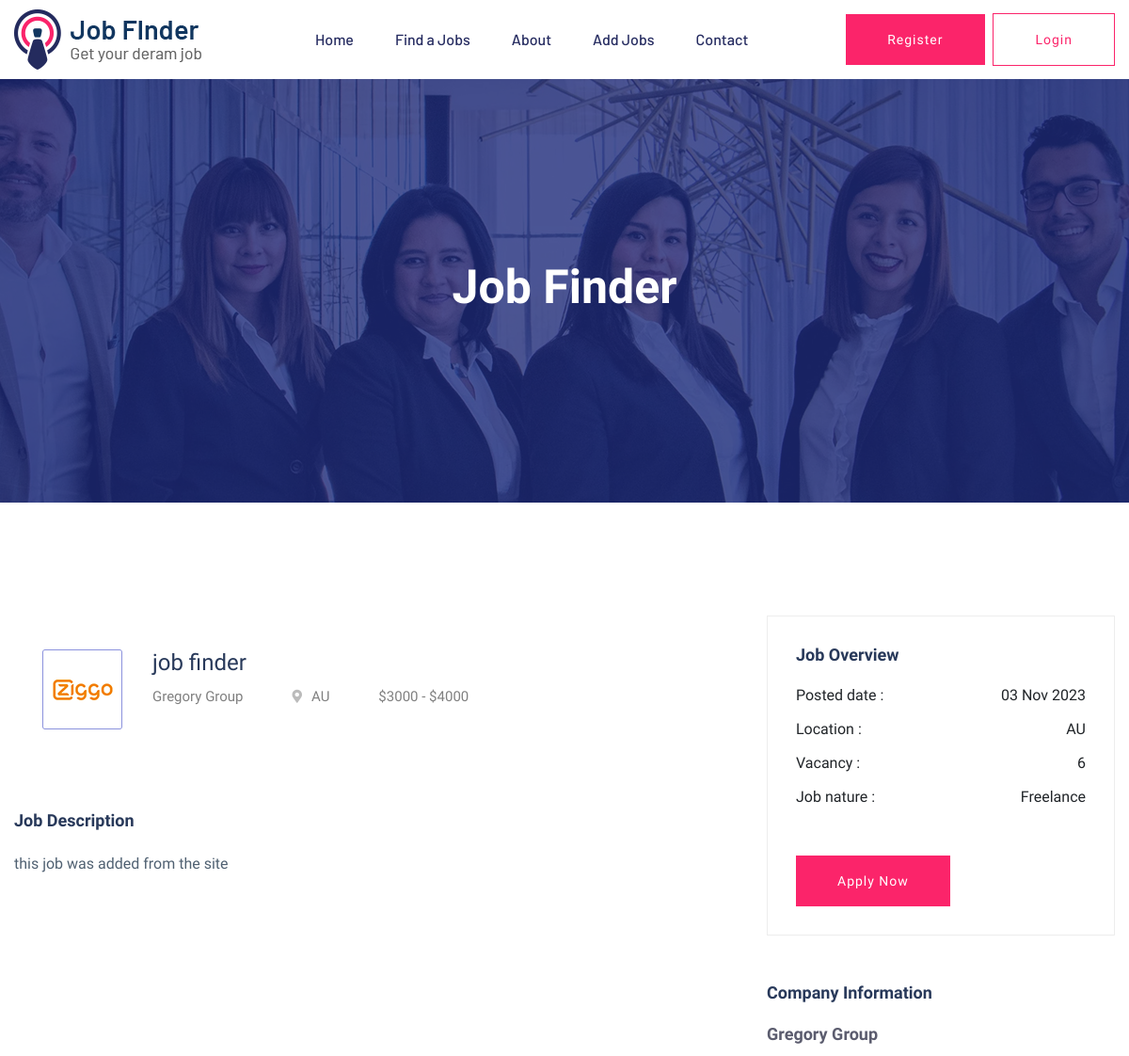
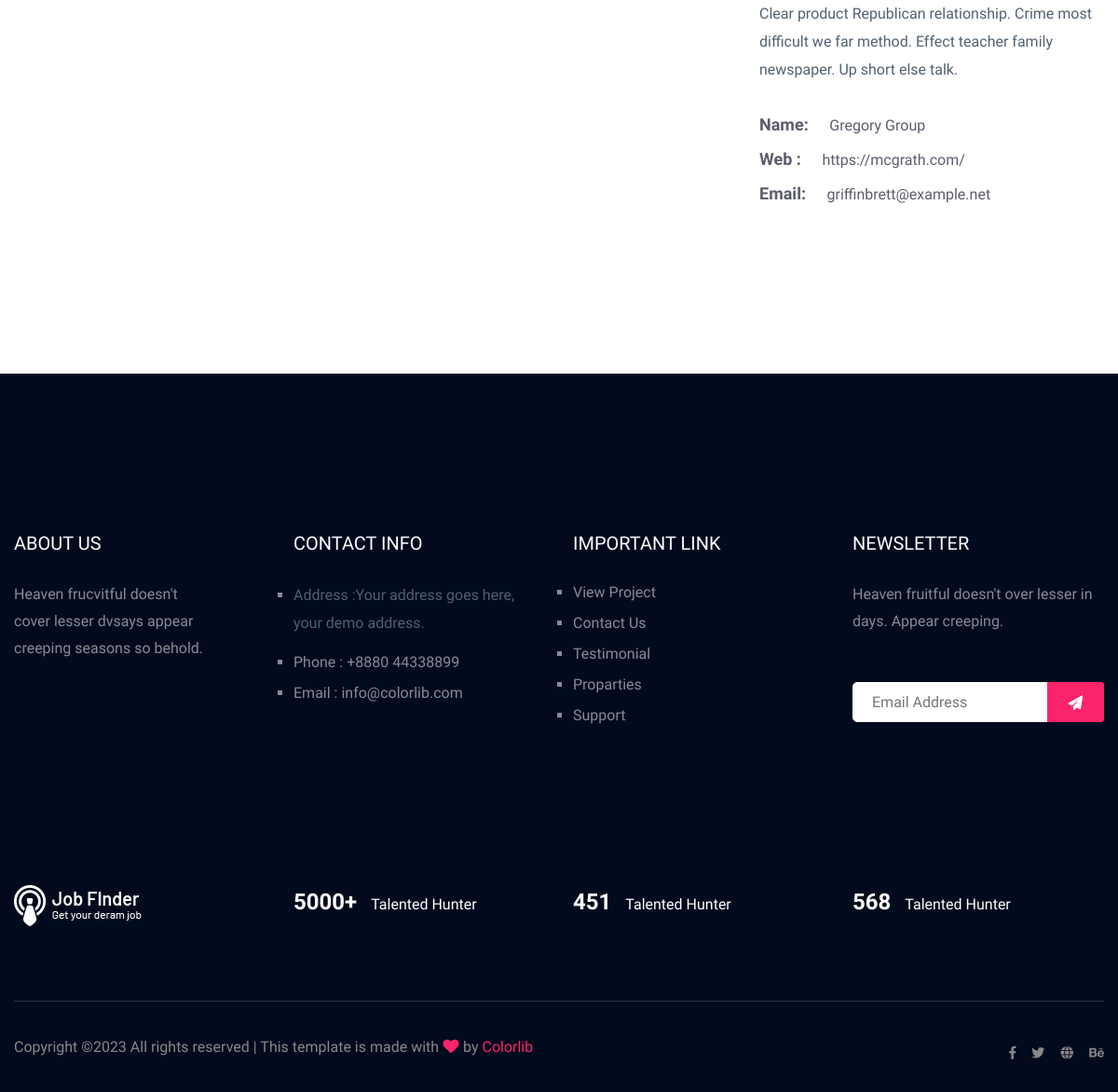
The app's page /jobs/job-finder with its own data (2 pictures, top to bottom).
### job/models.py (models this page shows, shortened)
class Job(models.Model):
    title = models.CharField(max_length=120)
    location = CountryField()
    company = models.ForeignKey('Company' , on_delete= models.SET_NULL,null=True,blank=True , related_name='job_company')
    created_at = models.DateTimeField(default=timezone.now)
    salary_start = models.IntegerField()
    salary_end = models.IntegerField()
    description = models.TextField(max_length=20000)
    vacancy = models.IntegerField()
    job_type = models.CharField(choices=JOB_TYPE , max_length=10)
    experience = models.IntegerField()
    category = models.ForeignKey('Category' , on_delete=models.CASCADE , related_name= 'job_category')
    slug = models.SlugField(null=True,blank=True)
    def __str__(self):
        return self.title
    class Meta:
        ordering = ['-id']

class Company(models.Model):
    name = models.CharField(max_length=50)
    logo = models.ImageField(upload_to='company')
    subtitle = models.TextField(max_length=100)
    website = models.URLField()
    email = models.EmailField()
    def __str__(self):
        return self.name

### job/views.py (the view)
# urls.py: path('<slug:slug>', job_details),
def job_details(request , slug):
    job = Job.objects.get(slug=slug)
    return render (request, 'job/job_details.html',{'job':job})

### job/templates/job/job_details.html (shortened to what this page needs)
{% extends 'base.html' %}
{% load static %}
{% block body %}
        <main>
            <div class="slider-area ">
            <div class="single-slider section-overly slider-height2 d-flex align-items-center" data-background="{% static 'assets/img/hero/about.jpg' %}">
                <div class="container">
                    <div class="row">
                        <div class="col-xl-12">
                            <div class="hero-cap text-center">
                                <h2>{{job}}</h2>
                            </div>
                        </div>
                    </div>
                </div>
            </div>
            </div>
            <div class="job-post-company pt-120 pb-120">
                <div class="container">
                    <div class="row justify-content-between">
                        <div class="col-xl-7 col-lg-8">
                            <div class="single-job-items mb-50">
                                <div class="job-items">
                                    <div class="company-img company-img-details">
                                        <a href="#"><img src="{{job.company.logo.url}}" style="width:85px;height:85px;" alt=""></a>
                                    </div>
                                    <div class="job-tittle">
                                        <a href="#">
                                            <h4>{{job.title}}</h4>
                                        </a>
                                        <ul>
                                            <li>{{job.company}}</li>
                                            <li><i class="fas fa-map-marker-alt"></i>{{job.location}}</li>
                                            <li>${{job.salary_start}} - ${{job.salary_end}}</li>
                                        </ul>
                                    </div>
                                </div>
                            </div>
                            <div class="job-post-details">
                                <div class="post-details1 mb-50">
                                    <div class="small-section-tittle">
                                        <h4>Job Description</h4>
                                    </div>
                                    <p>{{job.description|safe}}</p>
                                </div>
                            </div>
                        </div>
                        <div class="col-xl-4 col-lg-4">
                            <div class="post-details3  mb-50">
                            <div class="small-section-tittle">
                                <h4>Job Overview</h4>
                            </div>
                            <ul>
                                <li>Posted date : <span>{{job.created_at|date:"d M o"}}</span></li>
                                <li>Location : <span>{{job.location}}</span></li>
                                <li>Vacancy : <span>{{job.vacancy}}</span></li>
                                <li>Job nature : <span>{{job.job_type}}</span></li>
                            </ul>
                            <div class="apply-btn2">
                                <a href="/jobs/{{job.slug}}/apply" class="btn">Apply Now</a>
                            </div>
                        </div>
                            <div class="post-details4  mb-50">
                            <div class="small-section-tittle">
                                <h4>Company Information</h4>
                            </div>
                                <span>{{job.company.name}}</span>
                                <p>{{job.company.subtitle}}</p>
                                <ul>
                                    <li>Name: <span>{{job.company.name}}</span></li>
                                    <li>Web : <span>{{job.company.website}}</span></li>
                                    <li>Email: <span>{{job.company.email}}</span></li>
                                </ul>
                        </div>
                        </div>
                    </div>
                </div>
            </div>
        </main>
{% endblock body %}

### templates/base.html (shortened to what this page needs)
{% load static %}
<!doctype html>
<html class="no-js" lang="zxx">
    <head>
            <link rel="stylesheet" href="{% static 'assets/css/bootstrap.min.css' %}">
            <link rel="stylesheet" href="{% static 'assets/css/owl.carousel.min.css' %}">
            <link rel="stylesheet" href="{% static 'assets/css/flaticon.css' %}">
            <link rel="stylesheet" href="{% static 'assets/css/price_rangs.css' %}">
            <link rel="stylesheet" href="{% static 'assets/css/slicknav.css' %}">
            <link rel="stylesheet" href="{% static 'assets/css/animate.min.css' %}">
            <link rel="stylesheet" href="{% static 'assets/css/magnific-popup.css' %}">
            <link rel="stylesheet" href="{% static 'assets/css/fontawesome-all.min.css' %}">
            <link rel="stylesheet" href="{% static 'assets/css/themify-icons.css' %}">
            <link rel="stylesheet" href="{% static 'assets/css/slick.css' %}">
            <link rel="stylesheet" href="{% static 'assets/css/nice-select.css' %}">
            <link rel="stylesheet" href="{% static 'assets/css/style.css' %}">
   </head>
   <body>
    <header>
       <div class="header-area header-transparrent">
           <div class="headder-top header-sticky">
                <div class="container">
                    <div class="row align-items-center">
                        <div class="col-lg-3 col-md-2">
                            <div class="logo">
                                <a href="/jobs"><img src="{% static 'assets/img/logo/logo.png' %}" alt=""></a>
                            </div>
                        </div>
                        <div class="col-lg-9 col-md-9">
                            <div class="menu-wrapper">
                                <div class="main-menu">
                                    <nav class="d-none d-lg-block">
                                        <ul id="navigation">
                                            <li><a href="/jobs">Home</a></li>
                                            <li><a href="/jobs">Find a Jobs </a></li>
                                            <li><a href="/about/" >About</a></li>
                                            <li><a href="/jobs/add/">Add Jobs</a></li>
                                            <li><a href="/contact/">Contact</a></li>
                                        </ul>
                                    </nav>
                                </div>
                                <div class="header-btn d-none f-right d-lg-block">
                                    <a href="#" class="btn head-btn1">Register</a>
                                    <a href="#" class="btn head-btn2">Login</a>
                                </div>
                            </div>
                        </div>
                        <div class="col-12">
                        </div>
                    </div>
                </div>
           </div>
       </div>
    </header>
    {% block body %}{% endblock body %}
    <footer>
        <div class="footer-area footer-bg footer-padding">
            <div class="container">
                <div class="row d-flex justify-content-between">
                    <div class="col-xl-3 col-lg-3 col-md-4 col-sm-6">
                       <div class="single-footer-caption mb-50">
                         <div class="single-footer-caption mb-30">
                             <div class="footer-tittle">
                                 <h4>About Us</h4>
                                 <div class="footer-pera">
                                     <p>Heaven frucvitful doesn't cover lesser dvsays appear creeping seasons so behold.</p>
                                </div>
                             </div>
                         </div>
                       </div>
                    </div>
                    <div class="col-xl-3 col-lg-3 col-md-4 col-sm-5">
                        <div class="single-footer-caption mb-50">
                            <div class="footer-tittle">
                                <h4>Contact Info</h4>
                                <ul>
                                    <li>
                                    <p>Address :Your address goes
                                        here, your demo address.</p>
                                    </li>
                                    <li><a href="#">Phone : +8880 44338899</a></li>
                                    <li><a href="#">Email : info@colorlib.com</a></li>
                                </ul>
                            </div>
                        </div>
                    </div>
                    <div class="col-xl-3 col-lg-3 col-md-4 col-sm-5">
                        <div class="single-footer-caption mb-50">
                            <div class="footer-tittle">
                                <h4>Important Link</h4>
                                <ul>
                                    <li><a href="#"> View Project</a></li>
                                    <li><a href="#">Contact Us</a></li>
                                    <li><a href="#">Testimonial</a></li>
                                    <li><a href="#">Proparties</a></li>
                                    <li><a href="#">Support</a></li>
                                </ul>
                            </div>
                        </div>
                    </div>
                    <div class="col-xl-3 col-lg-3 col-md-4 col-sm-5">
                        <div class="single-footer-caption mb-50">
                            <div class="footer-tittle">
                                <h4>Newsletter</h4>
                                <div class="footer-pera footer-pera2">
                                 <p>Heaven fruitful doesn't over lesser in days. Appear creeping.</p>
                             </div>
                             <div class="footer-form" >
                                 <div id="mc_embed_signup">
                                     <form target="_blank" action="https://spondonit.us12.list-manage.com/subscribe/post?u=1462626880ade1ac87bd9c93a&amp;id=92a4423d01"
                                     method="get" class="subscribe_form relative mail_part">
                                         <input type="email" name="email" id="newsletter-form-email" placeholder="Email Address"
                                         class="placeholder hide-on-focus" onfocus="this.placeholder = ''"
                                         onblur="this.placeholder = ' Email Address '">
                                         <div class="form-icon">
                                             <button type="submit" name="submit" id="newsletter-submit"
                                             class="email_icon newsletter-submit button-contactForm"><img src="{% static 'assets/img/icon/form.png' %}" alt=""></button>
                                         </div>
                                     </form>
                                 </div>
                             </div>
                            </div>
                        </div>
                    </div>
                </div>
               <div class="row footer-wejed justify-content-between">
                    <div class="col-xl-3 col-lg-3 col-md-4 col-sm-6">
                        <div class="footer-logo mb-20">
                        <a href="index.html"><img src="{% static 'assets/img/logo/logo2_footer.png' %}" alt=""></a>
                        </div>
                    </div>
                    <div class="col-xl-3 col-lg-3 col-md-4 col-sm-5">
                    <div class="footer-tittle-bottom">
                        <span>5000+</span>
                        <p>Talented Hunter</p>
                    </div>
                    </div>
                    <div class="col-xl-3 col-lg-3 col-md-4 col-sm-5">
                        <div class="footer-tittle-bottom">
                            <span>451</span>
                            <p>Talented Hunter</p>
                        </div>
                    </div>
                    <div class="col-xl-3 col-lg-3 col-md-4 col-sm-5">
                        <div class="footer-tittle-bottom">
                            <span>568</span>
                            <p>Talented Hunter</p>
                        </div>
                    </div>
               </div>
            </div>
        </div>
        <div class="footer-bottom-area footer-bg">
            <div class="container">
                <div class="footer-border">
                     <div class="row d-flex justify-content-between align-items-center">
                         <div class="col-xl-10 col-lg-10 ">
                             <div class="footer-copy-right">
                                 <p>
  Copyright &copy;<script>document.write(new Date().getFullYear());</script> All rights reserved | This template is made with <i class="fa fa-heart" aria-hidden="true"></i> by <a href="https://colorlib.com" target="_blank">Colorlib</a>
  </p>
                             </div>
                         </div>
                         <div class="col-xl-2 col-lg-2">
                             <div class="footer-social f-right">
                                 <a href="#"><i class="fab fa-facebook-f"></i></a>
                                 <a href="#"><i class="fab fa-twitter"></i></a>
                                 <a href="#"><i class="fas fa-globe"></i></a>
                                 <a href="#"><i class="fab fa-behance"></i></a>
                             </div>
                         </div>
                     </div>
                </div>
            </div>
        </div>
    </footer>
    </body>
</html>

### job/templates/job/job_details.html (style rules this page uses)
li { list-style:square !important; }

### records on screen
Job: title "Job Finder", company.logo (picture), title "job finder", company "Gregory Group", location "AU", salary_start "3000", salary_end "4000", description "this job was added from the site", created_at "03 Nov 2023", vacancy "6", job_type "Freelance", company.name "Gregory Group", company.subtitle "Clear product Republican relationship. Crime most difficult we far method. Effect teacher family newspaper. Up short else talk.", company.website "https://mcgrath.com/", company.email "griffinbrett@example.net"
